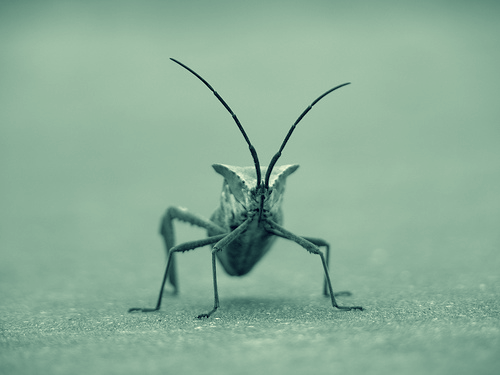
#> input picture Image_treatment/stinkbug.png, 500 x 375 px
$ python mod.py
#> lines starting #> are read from the running program, lines starting #| are printed output that depends on the picture
import matplotlib.pyplot as plt
import matplotlib.image as mpimg
import numpy
from pylab import show, savefig

#from random import random


img=mpimg.imread('stinkbug.png')
#> img is the input picture: shape (375, 500, 3) float32; mean R, G, B 0.545, 0.681, 0.598

m=len(img)
#> m = 375
n=len(img[0])
#> n = 500

for i in xrange(m):
    for j in xrange(n):
        img[i][j]=img[i][j]/2
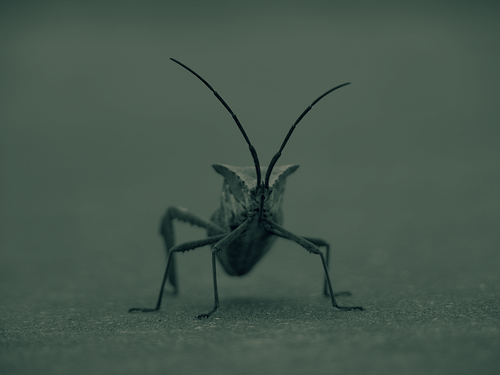
#> img: shape (375, 500, 3) float32; mean R, G, B 0.272, 0.341, 0.299


#plot
plt.imshow(img)
show()
name=raw_input("filename: ")
#> the answer given: stinkbug.png
if name!="0": savefig(name+".png")

$ run again, with Image_treatment/desordenada.png copied over Image_treatment/stinkbug.png
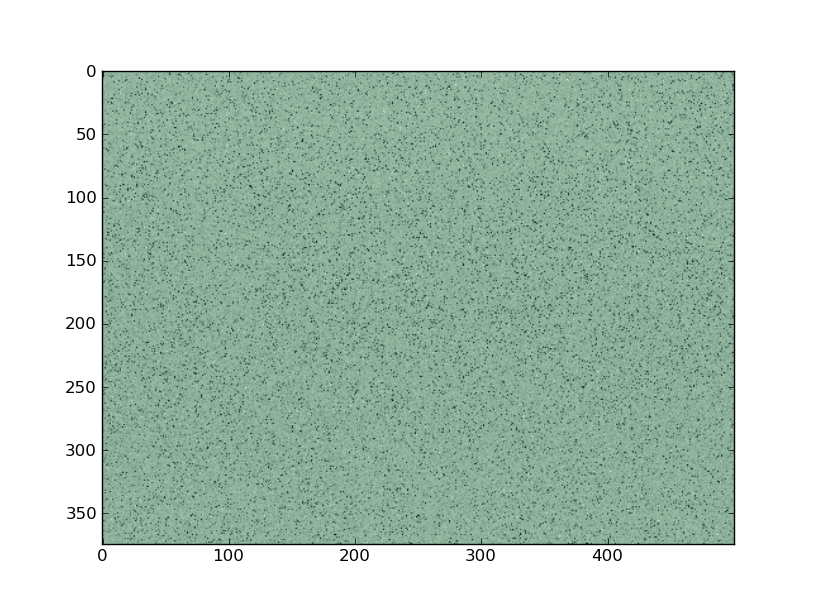
#> input picture Image_treatment/desordenada.png, 815 x 615 px
#> img is the input picture: shape (615, 815, 4) float32; mean R, G, B, A 0.713, 0.795, 0.747, 1
#> m = 615
#> n = 815
#> after the loop `for i in xrange(m):`:
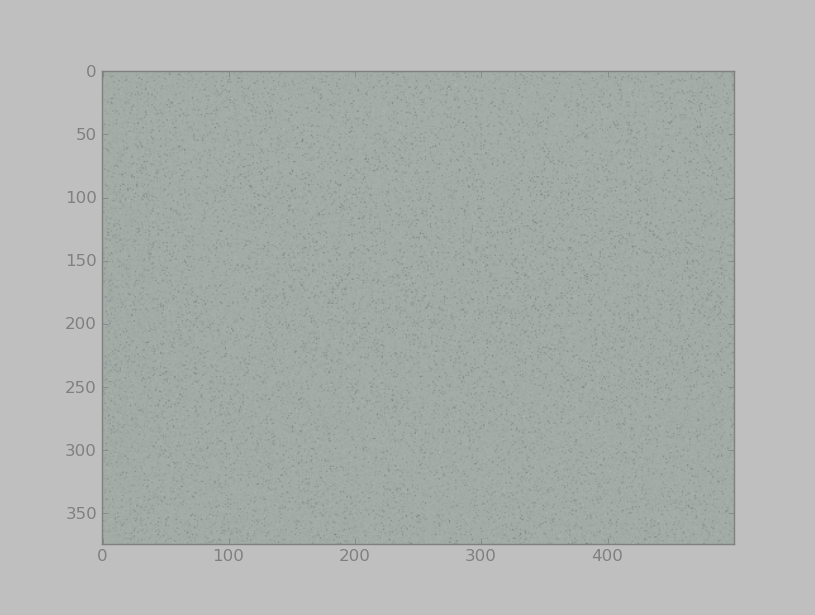
#> img: shape (615, 815, 4) float32; mean R, G, B, A 0.357, 0.398, 0.373, 0.5; transparent parts drawn white

$ run again, with Image_treatment/rever.png copied over Image_treatment/stinkbug.png
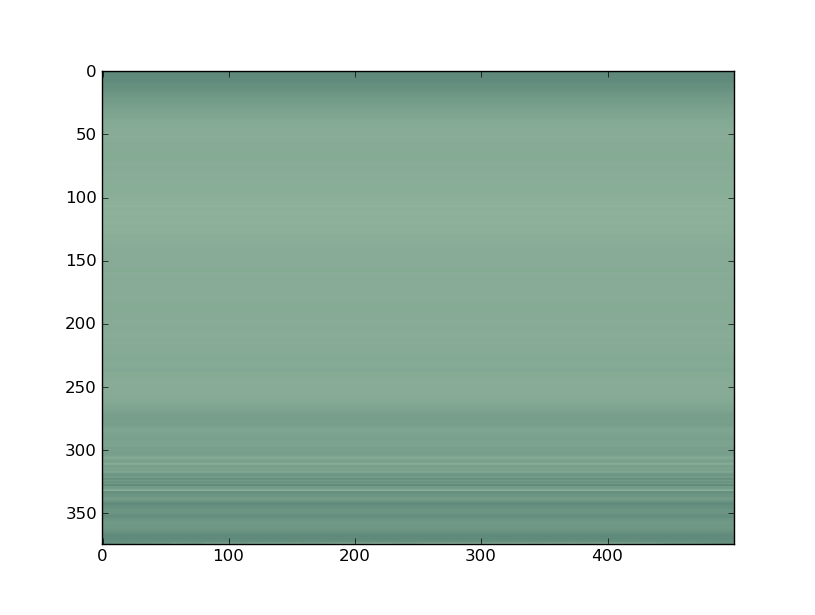
#> input picture Image_treatment/rever.png, 815 x 615 px
#> img is the input picture: shape (615, 815, 4) float32; mean R, G, B, A 0.693, 0.781, 0.734, 1
#> m = 615
#> n = 815
#> after the loop `for i in xrange(m):`:
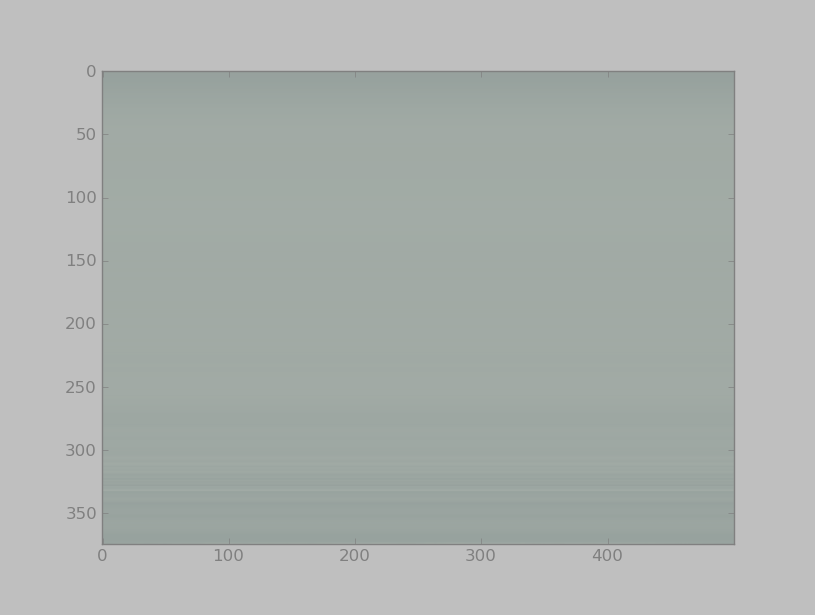
#> img: shape (615, 815, 4) float32; mean R, G, B, A 0.347, 0.39, 0.367, 0.5; transparent parts drawn white
